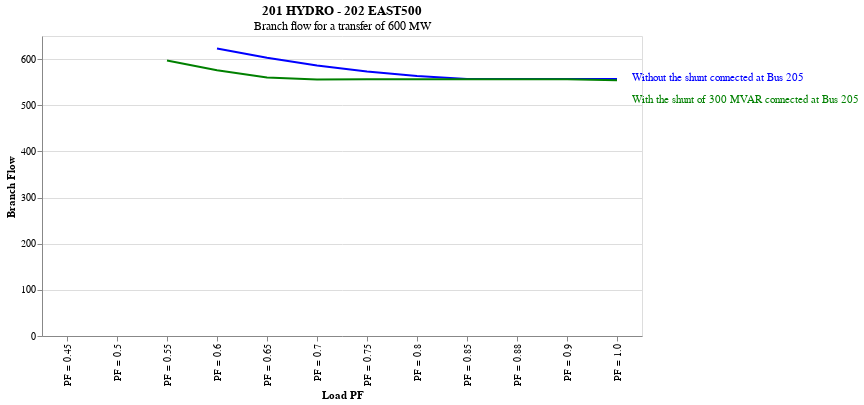
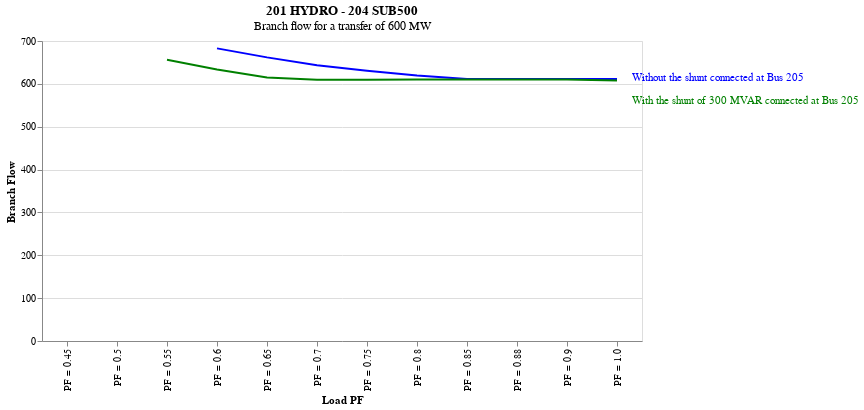
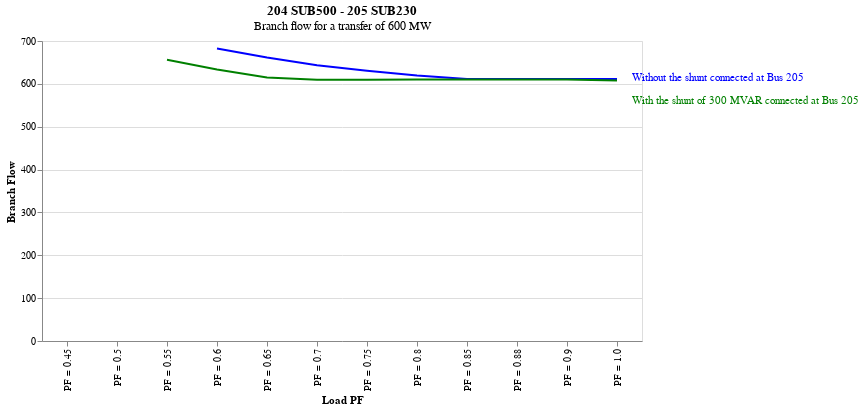
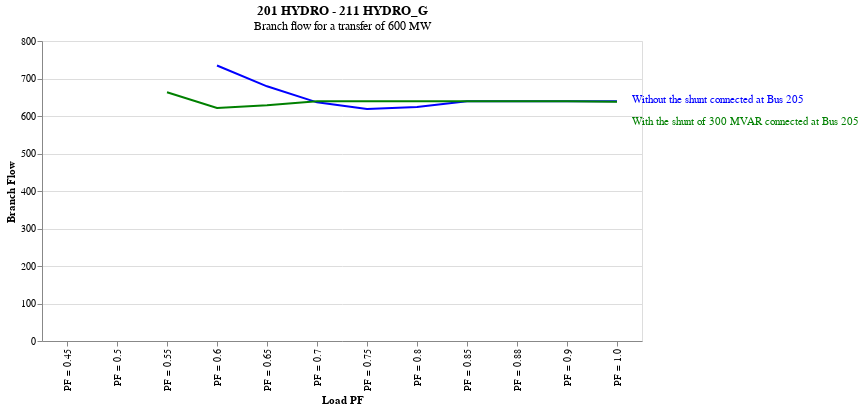

The notebook cell saved with these charts, in order:
### Markdown cell above
#### 1. Branch flows for a transfer of 600 MW with and without shunt connected at Bus 205

### Code cell
function_branch_flow('book_MVA.xlsx','book_shunt_MVA.xlsx',600)

### Figure 1 — Vega-Lite specification as saved in the notebook (floating-point values rounded to 4 significant figures)
{"config": {"view": {"continuousWidth": 300, "continuousHeight": 300}}, "layer": [{"mark": {"type": "line", "color": "blue"}, "encoding": {"x": {"field": "load_PF", "title": "Load PF", "type": "nominal"}, "y": {"field": "Branch Flow for incremental transfer of 600 MW", "title": "Branch Flow", "type": "quantitative"}}, "title": {"text": "201 HYDRO - 202 EAST500", "subtitle": "Branch flow for a transfer of 600 MW"}}, {"mark": {"type": "text", "align": "left", "color": "blue", "dx": 15, "dy": -1}, "encoding": {"text": {"condition": {"test": "(datum.load_PF === 'PF = 1.0')", "value": "Without the shunt connected at Bus 205"}, "value": ""}, "x": {"field": "load_PF", "title": "Load PF", "type": "nominal"}, "y": {"field": "Branch Flow for incremental transfer of 600 MW", "title": "Branch Flow", "type": "quantitative"}}, "title": {"text": "201 HYDRO - 202 EAST500", "subtitle": "Branch flow for a transfer of 600 MW"}}, {"layer": [{"mark": {"type": "line", "color": "green"}, "encoding": {"x": {"field": "load_PF", "title": "Load PF", "type": "nominal"}, "y": {"field": "Branch Flow for incremental transfer of 600 MW", "title": "Branch Flow", "type": "quantitative"}}, "title": "201 HYDRO - 202 EAST500"}, {"mark": {"type": "text", "align": "left", "color": "green", "dx": 15, "dy": 20}, "encoding": {"text": {"condition": {"test": "(datum.load_PF === 'PF = 1.0')", "value": "With the shunt of 300 MVAR connected at Bus 205"}, "value": ""}, "x": {"field": "load_PF", "title": "Load PF", "type": "nominal"}, "y": {"field": "Branch Flow for incremental transfer of 600 MW", "title": "Branch Flow", "type": "quantitative"}}, "title": "201 HYDRO - 202 EAST500"}], "data": {"name": "data-e7415d04e19424178ec63ddee8d84103"}}], "data": {"name": "data-d46be311aeb8f11dd6b37fe3da6f328f"}, "height": 300, "width": 600, "$schema": "https://vega.github.io/schema/vega-lite/v5.20.1.json", "datasets": {"data-d46be311aeb8f11dd6b37fe3da6f328f": [{"Branch Flow": "201 HYDRO - 202 EAST500", "Branch Flow for incremental transfer of 600 MW": null, "load_PF": "PF = 0.45"}, {"Branch Flow": "201 HYDRO - 202 EAST500", "Branch Flow for incremental transfer of 600 MW": null, "load_PF": "PF = 0.5"}, {"Branch Flow": "201 HYDRO - 202 EAST500", "Branch Flow for incremental transfer of 600 MW": null, "load_PF": "PF = 0.55"}, {"Branch Flow": "201 HYDRO - 202 EAST500", "Branch Flow for incremental transfer of 600 MW": 622.7, "load_PF": "PF = 0.6"}, {"Branch Flow": "201 HYDRO - 202 EAST500", "Branch Flow for incremental transfer of 600 MW": 602.8, "load_PF": "PF = 0.65"}, {"Branch Flow": "201 HYDRO - 202 EAST500", "Branch Flow for incremental transfer of 600 MW": 586.3, "load_PF": "PF = 0.7"}, {"Branch Flow": "201 HYDRO - 202 EAST500", "Branch Flow for incremental transfer of 600 MW": 573.3, "load_PF": "PF = 0.75"}, {"Branch Flow": "201 HYDRO - 202 EAST500", "Branch Flow for incremental transfer of 600 MW": 563.4, "load_PF": "PF = 0.8"}, {"Branch Flow": "201 HYDRO - 202 EAST500", "Branch Flow for incremental transfer of 600 MW": 556.7, "load_PF": "PF = 0.85"}, {"Branch Flow": "201 HYDRO - 202 EAST500", "Branch Flow for incremental transfer of 600 MW": 556.7, "load_PF": "PF = 0.88"}, {"Branch Flow": "201 HYDRO - 202 EAST500", "Branch Flow for incremental transfer of 600 MW": 556.7, "load_PF": "PF = 0.9"}, {"Branch Flow": "201 HYDRO - 202 EAST500", "Branch Flow for incremental transfer of 600 MW": 556.7, "load_PF": "PF = 1.0"}], "data-e7415d04e19424178ec63ddee8d84103": [{"Branch Flow": "201 HYDRO - 202 EAST500", "Branch Flow for incremental transfer of 600 MW": null, "load_PF": "PF = 0.45"}, {"Branch Flow": "201 HYDRO - 202 EAST500", "Branch Flow for incremental transfer of 600 MW": null, "load_PF": "PF = 0.5"}, {"Branch Flow": "201 HYDRO - 202 EAST500", "Branch Flow for incremental transfer of 600 MW": 596.8, "load_PF": "PF = 0.55"}, {"Branch Flow": "201 HYDRO - 202 EAST500", "Branch Flow for incremental transfer of 600 MW": 575.9, "load_PF": "PF = 0.6"}, {"Branch Flow": "201 HYDRO - 202 EAST500", "Branch Flow for incremental transfer of 600 MW": 560.3, "load_PF": "PF = 0.65"}, {"Branch Flow": "201 HYDRO - 202 EAST500", "Branch Flow for incremental transfer of 600 MW": 556.0, "load_PF": "PF = 0.7"}, {"Branch Flow": "201 HYDRO - 202 EAST500", "Branch Flow for incremental transfer of 600 MW": 556.0, "load_PF": "PF = 0.75"}, {"Branch Flow": "201 HYDRO - 202 EAST500", "Branch Flow for incremental transfer of 600 MW": 556.1, "load_PF": "PF = 0.8"}, {"Branch Flow": "201 HYDRO - 202 EAST500", "Branch Flow for incremental transfer of 600 MW": 556.1, "load_PF": "PF = 0.85"}, {"Branch Flow": "201 HYDRO - 202 EAST500", "Branch Flow for incremental transfer of 600 MW": 556.2, "load_PF": "PF = 0.88"}, {"Branch Flow": "201 HYDRO - 202 EAST500", "Branch Flow for incremental transfer of 600 MW": 556.2, "load_PF": "PF = 0.9"}, {"Branch Flow": "201 HYDRO - 202 EAST500", "Branch Flow for incremental transfer of 600 MW": 553.9, "load_PF": "PF = 1.0"}]}}

### Figure 2 — Vega-Lite specification as saved in the notebook (floating-point values rounded to 4 significant figures)
{"config": {"view": {"continuousWidth": 300, "continuousHeight": 300}}, "layer": [{"mark": {"type": "line", "color": "blue"}, "encoding": {"x": {"field": "load_PF", "title": "Load PF", "type": "nominal"}, "y": {"field": "Branch Flow for incremental transfer of 600 MW", "title": "Branch Flow", "type": "quantitative"}}, "title": {"text": "201 HYDRO - 204 SUB500", "subtitle": "Branch flow for a transfer of 600 MW"}}, {"mark": {"type": "text", "align": "left", "color": "blue", "dx": 15, "dy": -1}, "encoding": {"text": {"condition": {"test": "(datum.load_PF === 'PF = 1.0')", "value": "Without the shunt connected at Bus 205"}, "value": ""}, "x": {"field": "load_PF", "title": "Load PF", "type": "nominal"}, "y": {"field": "Branch Flow for incremental transfer of 600 MW", "title": "Branch Flow", "type": "quantitative"}}, "title": {"text": "201 HYDRO - 204 SUB500", "subtitle": "Branch flow for a transfer of 600 MW"}}, {"layer": [{"mark": {"type": "line", "color": "green"}, "encoding": {"x": {"field": "load_PF", "title": "Load PF", "type": "nominal"}, "y": {"field": "Branch Flow for incremental transfer of 600 MW", "title": "Branch Flow", "type": "quantitative"}}, "title": "201 HYDRO - 204 SUB500"}, {"mark": {"type": "text", "align": "left", "color": "green", "dx": 15, "dy": 20}, "encoding": {"text": {"condition": {"test": "(datum.load_PF === 'PF = 1.0')", "value": "With the shunt of 300 MVAR connected at Bus 205"}, "value": ""}, "x": {"field": "load_PF", "title": "Load PF", "type": "nominal"}, "y": {"field": "Branch Flow for incremental transfer of 600 MW", "title": "Branch Flow", "type": "quantitative"}}, "title": "201 HYDRO - 204 SUB500"}], "data": {"name": "data-dde741da97d0ba93e1bbf33aec21fc77"}}], "data": {"name": "data-2a170d1608c6a01fbb48438327d99421"}, "height": 300, "width": 600, "$schema": "https://vega.github.io/schema/vega-lite/v5.20.1.json", "datasets": {"data-2a170d1608c6a01fbb48438327d99421": [{"Branch Flow": "201 HYDRO - 204 SUB500", "Branch Flow for incremental transfer of 600 MW": null, "load_PF": "PF = 0.45"}, {"Branch Flow": "201 HYDRO - 204 SUB500", "Branch Flow for incremental transfer of 600 MW": null, "load_PF": "PF = 0.5"}, {"Branch Flow": "201 HYDRO - 204 SUB500", "Branch Flow for incremental transfer of 600 MW": null, "load_PF": "PF = 0.55"}, {"Branch Flow": "201 HYDRO - 204 SUB500", "Branch Flow for incremental transfer of 600 MW": 682.8, "load_PF": "PF = 0.6"}, {"Branch Flow": "201 HYDRO - 204 SUB500", "Branch Flow for incremental transfer of 600 MW": 661.8, "load_PF": "PF = 0.65"}, {"Branch Flow": "201 HYDRO - 204 SUB500", "Branch Flow for incremental transfer of 600 MW": 643.6, "load_PF": "PF = 0.7"}, {"Branch Flow": "201 HYDRO - 204 SUB500", "Branch Flow for incremental transfer of 600 MW": 630.8, "load_PF": "PF = 0.75"}, {"Branch Flow": "201 HYDRO - 204 SUB500", "Branch Flow for incremental transfer of 600 MW": 619.3, "load_PF": "PF = 0.8"}, {"Branch Flow": "201 HYDRO - 204 SUB500", "Branch Flow for incremental transfer of 600 MW": 611.2, "load_PF": "PF = 0.85"}, {"Branch Flow": "201 HYDRO - 204 SUB500", "Branch Flow for incremental transfer of 600 MW": 611.2, "load_PF": "PF = 0.88"}, {"Branch Flow": "201 HYDRO - 204 SUB500", "Branch Flow for incremental transfer of 600 MW": 611.2, "load_PF": "PF = 0.9"}, {"Branch Flow": "201 HYDRO - 204 SUB500", "Branch Flow for incremental transfer of 600 MW": 611.2, "load_PF": "PF = 1.0"}], "data-dde741da97d0ba93e1bbf33aec21fc77": [{"Branch Flow": "201 HYDRO - 204 SUB500", "Branch Flow for incremental transfer of 600 MW": null, "load_PF": "PF = 0.45"}, {"Branch Flow": "201 HYDRO - 204 SUB500", "Branch Flow for incremental transfer of 600 MW": null, "load_PF": "PF = 0.5"}, {"Branch Flow": "201 HYDRO - 204 SUB500", "Branch Flow for incremental transfer of 600 MW": 656.2, "load_PF": "PF = 0.55"}, {"Branch Flow": "201 HYDRO - 204 SUB500", "Branch Flow for incremental transfer of 600 MW": 633.7, "load_PF": "PF = 0.6"}, {"Branch Flow": "201 HYDRO - 204 SUB500", "Branch Flow for incremental transfer of 600 MW": 614.7, "load_PF": "PF = 0.65"}, {"Branch Flow": "201 HYDRO - 204 SUB500", "Branch Flow for incremental transfer of 600 MW": 609.6, "load_PF": "PF = 0.7"}, {"Branch Flow": "201 HYDRO - 204 SUB500", "Branch Flow for incremental transfer of 600 MW": 609.8, "load_PF": "PF = 0.75"}, {"Branch Flow": "201 HYDRO - 204 SUB500", "Branch Flow for incremental transfer of 600 MW": 609.9, "load_PF": "PF = 0.8"}, {"Branch Flow": "201 HYDRO - 204 SUB500", "Branch Flow for incremental transfer of 600 MW": 610.1, "load_PF": "PF = 0.85"}, {"Branch Flow": "201 HYDRO - 204 SUB500", "Branch Flow for incremental transfer of 600 MW": 610.1, "load_PF": "PF = 0.88"}, {"Branch Flow": "201 HYDRO - 204 SUB500", "Branch Flow for incremental transfer of 600 MW": 610.2, "load_PF": "PF = 0.9"}, {"Branch Flow": "201 HYDRO - 204 SUB500", "Branch Flow for incremental transfer of 600 MW": 607.6, "load_PF": "PF = 1.0"}]}}

### Figure 3 — Vega-Lite specification as saved in the notebook (floating-point values rounded to 4 significant figures)
{"config": {"view": {"continuousWidth": 300, "continuousHeight": 300}}, "layer": [{"mark": {"type": "line", "color": "blue"}, "encoding": {"x": {"field": "load_PF", "title": "Load PF", "type": "nominal"}, "y": {"field": "Branch Flow for incremental transfer of 600 MW", "title": "Branch Flow", "type": "quantitative"}}, "title": {"text": "204 SUB500 - 205 SUB230", "subtitle": "Branch flow for a transfer of 600 MW"}}, {"mark": {"type": "text", "align": "left", "color": "blue", "dx": 15, "dy": -1}, "encoding": {"text": {"condition": {"test": "(datum.load_PF === 'PF = 1.0')", "value": "Without the shunt connected at Bus 205"}, "value": ""}, "x": {"field": "load_PF", "title": "Load PF", "type": "nominal"}, "y": {"field": "Branch Flow for incremental transfer of 600 MW", "title": "Branch Flow", "type": "quantitative"}}, "title": {"text": "204 SUB500 - 205 SUB230", "subtitle": "Branch flow for a transfer of 600 MW"}}, {"layer": [{"mark": {"type": "line", "color": "green"}, "encoding": {"x": {"field": "load_PF", "title": "Load PF", "type": "nominal"}, "y": {"field": "Branch Flow for incremental transfer of 600 MW", "title": "Branch Flow", "type": "quantitative"}}, "title": "204 SUB500 - 205 SUB230"}, {"mark": {"type": "text", "align": "left", "color": "green", "dx": 15, "dy": 20}, "encoding": {"text": {"condition": {"test": "(datum.load_PF === 'PF = 1.0')", "value": "With the shunt of 300 MVAR connected at Bus 205"}, "value": ""}, "x": {"field": "load_PF", "title": "Load PF", "type": "nominal"}, "y": {"field": "Branch Flow for incremental transfer of 600 MW", "title": "Branch Flow", "type": "quantitative"}}, "title": "204 SUB500 - 205 SUB230"}], "data": {"name": "data-f1ba3f7212ba47d990343bee3e723a57"}}], "data": {"name": "data-da3ada5ab8ee17cf470d481d27fafd16"}, "height": 300, "width": 600, "$schema": "https://vega.github.io/schema/vega-lite/v5.20.1.json", "datasets": {"data-da3ada5ab8ee17cf470d481d27fafd16": [{"Branch Flow": "204 SUB500 - 205 SUB230", "Branch Flow for incremental transfer of 600 MW": null, "load_PF": "PF = 0.45"}, {"Branch Flow": "204 SUB500 - 205 SUB230", "Branch Flow for incremental transfer of 600 MW": null, "load_PF": "PF = 0.5"}, {"Branch Flow": "204 SUB500 - 205 SUB230", "Branch Flow for incremental transfer of 600 MW": null, "load_PF": "PF = 0.55"}, {"Branch Flow": "204 SUB500 - 205 SUB230", "Branch Flow for incremental transfer of 600 MW": 682.7, "load_PF": "PF = 0.6"}, {"Branch Flow": "204 SUB500 - 205 SUB230", "Branch Flow for incremental transfer of 600 MW": 661.7, "load_PF": "PF = 0.65"}, {"Branch Flow": "204 SUB500 - 205 SUB230", "Branch Flow for incremental transfer of 600 MW": 643.6, "load_PF": "PF = 0.7"}, {"Branch Flow": "204 SUB500 - 205 SUB230", "Branch Flow for incremental transfer of 600 MW": 630.7, "load_PF": "PF = 0.75"}, {"Branch Flow": "204 SUB500 - 205 SUB230", "Branch Flow for incremental transfer of 600 MW": 619.2, "load_PF": "PF = 0.8"}, {"Branch Flow": "204 SUB500 - 205 SUB230", "Branch Flow for incremental transfer of 600 MW": 611.2, "load_PF": "PF = 0.85"}, {"Branch Flow": "204 SUB500 - 205 SUB230", "Branch Flow for incremental transfer of 600 MW": 611.2, "load_PF": "PF = 0.88"}, {"Branch Flow": "204 SUB500 - 205 SUB230", "Branch Flow for incremental transfer of 600 MW": 611.2, "load_PF": "PF = 0.9"}, {"Branch Flow": "204 SUB500 - 205 SUB230", "Branch Flow for incremental transfer of 600 MW": 611.2, "load_PF": "PF = 1.0"}], "data-f1ba3f7212ba47d990343bee3e723a57": [{"Branch Flow": "204 SUB500 - 205 SUB230", "Branch Flow for incremental transfer of 600 MW": null, "load_PF": "PF = 0.45"}, {"Branch Flow": "204 SUB500 - 205 SUB230", "Branch Flow for incremental transfer of 600 MW": null, "load_PF": "PF = 0.5"}, {"Branch Flow": "204 SUB500 - 205 SUB230", "Branch Flow for incremental transfer of 600 MW": 656.1, "load_PF": "PF = 0.55"}, {"Branch Flow": "204 SUB500 - 205 SUB230", "Branch Flow for incremental transfer of 600 MW": 633.6, "load_PF": "PF = 0.6"}, {"Branch Flow": "204 SUB500 - 205 SUB230", "Branch Flow for incremental transfer of 600 MW": 614.7, "load_PF": "PF = 0.65"}, {"Branch Flow": "204 SUB500 - 205 SUB230", "Branch Flow for incremental transfer of 600 MW": 609.6, "load_PF": "PF = 0.7"}, {"Branch Flow": "204 SUB500 - 205 SUB230", "Branch Flow for incremental transfer of 600 MW": 609.8, "load_PF": "PF = 0.75"}, {"Branch Flow": "204 SUB500 - 205 SUB230", "Branch Flow for incremental transfer of 600 MW": 609.9, "load_PF": "PF = 0.8"}, {"Branch Flow": "204 SUB500 - 205 SUB230", "Branch Flow for incremental transfer of 600 MW": 610.1, "load_PF": "PF = 0.85"}, {"Branch Flow": "204 SUB500 - 205 SUB230", "Branch Flow for incremental transfer of 600 MW": 610.1, "load_PF": "PF = 0.88"}, {"Branch Flow": "204 SUB500 - 205 SUB230", "Branch Flow for incremental transfer of 600 MW": 610.2, "load_PF": "PF = 0.9"}, {"Branch Flow": "204 SUB500 - 205 SUB230", "Branch Flow for incremental transfer of 600 MW": 607.6, "load_PF": "PF = 1.0"}]}}

### Figure 4 — Vega-Lite specification as saved in the notebook (floating-point values rounded to 4 significant figures)
{"config": {"view": {"continuousWidth": 300, "continuousHeight": 300}}, "layer": [{"mark": {"type": "line", "color": "blue"}, "encoding": {"x": {"field": "load_PF", "title": "Load PF", "type": "nominal"}, "y": {"field": "Branch Flow for incremental transfer of 600 MW", "title": "Branch Flow", "type": "quantitative"}}, "title": {"text": "201 HYDRO - 211 HYDRO_G", "subtitle": "Branch flow for a transfer of 600 MW"}}, {"mark": {"type": "text", "align": "left", "color": "blue", "dx": 15, "dy": -1}, "encoding": {"text": {"condition": {"test": "(datum.load_PF === 'PF = 1.0')", "value": "Without the shunt connected at Bus 205"}, "value": ""}, "x": {"field": "load_PF", "title": "Load PF", "type": "nominal"}, "y": {"field": "Branch Flow for incremental transfer of 600 MW", "title": "Branch Flow", "type": "quantitative"}}, "title": {"text": "201 HYDRO - 211 HYDRO_G", "subtitle": "Branch flow for a transfer of 600 MW"}}, {"layer": [{"mark": {"type": "line", "color": "green"}, "encoding": {"x": {"field": "load_PF", "title": "Load PF", "type": "nominal"}, "y": {"field": "Branch Flow for incremental transfer of 600 MW", "title": "Branch Flow", "type": "quantitative"}}, "title": "201 HYDRO - 211 HYDRO_G"}, {"mark": {"type": "text", "align": "left", "color": "green", "dx": 15, "dy": 20}, "encoding": {"text": {"condition": {"test": "(datum.load_PF === 'PF = 1.0')", "value": "With the shunt of 300 MVAR connected at Bus 205"}, "value": ""}, "x": {"field": "load_PF", "title": "Load PF", "type": "nominal"}, "y": {"field": "Branch Flow for incremental transfer of 600 MW", "title": "Branch Flow", "type": "quantitative"}}, "title": "201 HYDRO - 211 HYDRO_G"}], "data": {"name": "data-01bf6d68bc1846b420b796e97b994b8b"}}], "data": {"name": "data-eeda3079a0c3ea1326d78070568fa9d5"}, "height": 300, "width": 600, "$schema": "https://vega.github.io/schema/vega-lite/v5.20.1.json", "datasets": {"data-eeda3079a0c3ea1326d78070568fa9d5": [{"Branch Flow": "201 HYDRO - 211 HYDRO_G", "Branch Flow for incremental transfer of 600 MW": null, "load_PF": "PF = 0.45"}, {"Branch Flow": "201 HYDRO - 211 HYDRO_G", "Branch Flow for incremental transfer of 600 MW": null, "load_PF": "PF = 0.5"}, {"Branch Flow": "201 HYDRO - 211 HYDRO_G", "Branch Flow for incremental transfer of 600 MW": null, "load_PF": "PF = 0.55"}, {"Branch Flow": "201 HYDRO - 211 HYDRO_G", "Branch Flow for incremental transfer of 600 MW": 734.5, "load_PF": "PF = 0.6"}, {"Branch Flow": "201 HYDRO - 211 HYDRO_G", "Branch Flow for incremental transfer of 600 MW": 679.2, "load_PF": "PF = 0.65"}, {"Branch Flow": "201 HYDRO - 211 HYDRO_G", "Branch Flow for incremental transfer of 600 MW": 636.5, "load_PF": "PF = 0.7"}, {"Branch Flow": "201 HYDRO - 211 HYDRO_G", "Branch Flow for incremental transfer of 600 MW": 619.0, "load_PF": "PF = 0.75"}, {"Branch Flow": "201 HYDRO - 211 HYDRO_G", "Branch Flow for incremental transfer of 600 MW": 623.7, "load_PF": "PF = 0.8"}, {"Branch Flow": "201 HYDRO - 211 HYDRO_G", "Branch Flow for incremental transfer of 600 MW": 639.4, "load_PF": "PF = 0.85"}, {"Branch Flow": "201 HYDRO - 211 HYDRO_G", "Branch Flow for incremental transfer of 600 MW": 639.4, "load_PF": "PF = 0.88"}, {"Branch Flow": "201 HYDRO - 211 HYDRO_G", "Branch Flow for incremental transfer of 600 MW": 639.4, "load_PF": "PF = 0.9"}, {"Branch Flow": "201 HYDRO - 211 HYDRO_G", "Branch Flow for incremental transfer of 600 MW": 639.4, "load_PF": "PF = 1.0"}], "data-01bf6d68bc1846b420b796e97b994b8b": [{"Branch Flow": "201 HYDRO - 211 HYDRO_G", "Branch Flow for incremental transfer of 600 MW": null, "load_PF": "PF = 0.45"}, {"Branch Flow": "201 HYDRO - 211 HYDRO_G", "Branch Flow for incremental transfer of 600 MW": null, "load_PF": "PF = 0.5"}, {"Branch Flow": "201 HYDRO - 211 HYDRO_G", "Branch Flow for incremental transfer of 600 MW": 663.2, "load_PF": "PF = 0.55"}, {"Branch Flow": "201 HYDRO - 211 HYDRO_G", "Branch Flow for incremental transfer of 600 MW": 621.1, "load_PF": "PF = 0.6"}, {"Branch Flow": "201 HYDRO - 211 HYDRO_G", "Branch Flow for incremental transfer of 600 MW": 628.5, "load_PF": "PF = 0.65"}, {"Branch Flow": "201 HYDRO - 211 HYDRO_G", "Branch Flow for incremental transfer of 600 MW": 639.4, "load_PF": "PF = 0.7"}, {"Branch Flow": "201 HYDRO - 211 HYDRO_G", "Branch Flow for incremental transfer of 600 MW": 639.4, "load_PF": "PF = 0.75"}, {"Branch Flow": "201 HYDRO - 211 HYDRO_G", "Branch Flow for incremental transfer of 600 MW": 639.4, "load_PF": "PF = 0.8"}, {"Branch Flow": "201 HYDRO - 211 HYDRO_G", "Branch Flow for incremental transfer of 600 MW": 639.4, "load_PF": "PF = 0.85"}, {"Branch Flow": "201 HYDRO - 211 HYDRO_G", "Branch Flow for incremental transfer of 600 MW": 639.4, "load_PF": "PF = 0.88"}, {"Branch Flow": "201 HYDRO - 211 HYDRO_G", "Branch Flow for incremental transfer of 600 MW": 639.4, "load_PF": "PF = 0.9"}, {"Branch Flow": "201 HYDRO - 211 HYDRO_G", "Branch Flow for incremental transfer of 600 MW": 638.1, "load_PF": "PF = 1.0"}]}}
